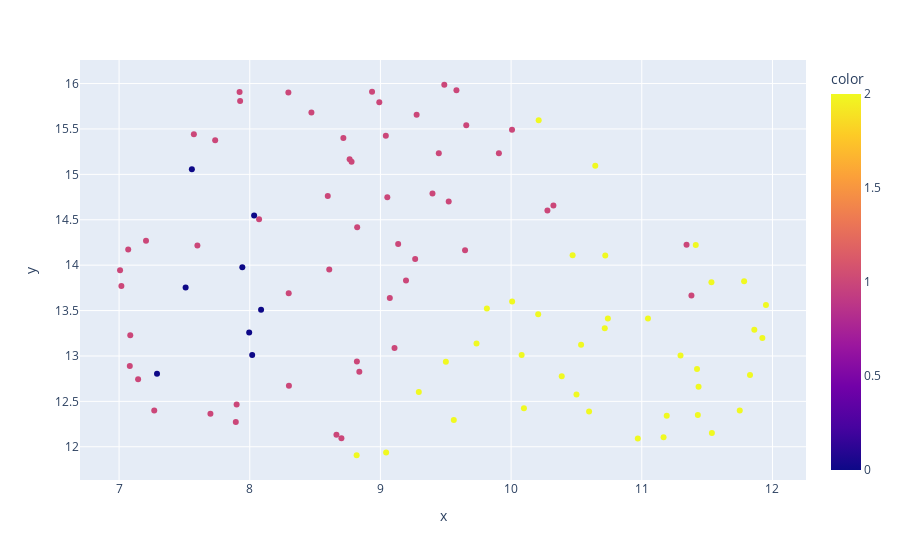

Notebook source saved alongside this figure:
### Markdown cell above
## Kmeans

### Code cell
kmeans = KMeans(n_clusters=3)
kmeans.fit(df["st_embedding"].tolist())

reducer = UMAP()
embeddings_2d = reducer.fit_transform(df["st_embedding"].tolist())
print("embeddings_2d shape:", embeddings_2d.shape)

fig = px.scatter(x=embeddings_2d[:, 0], y=embeddings_2d[:, 1], color=kmeans.labels_)
fig.show()
